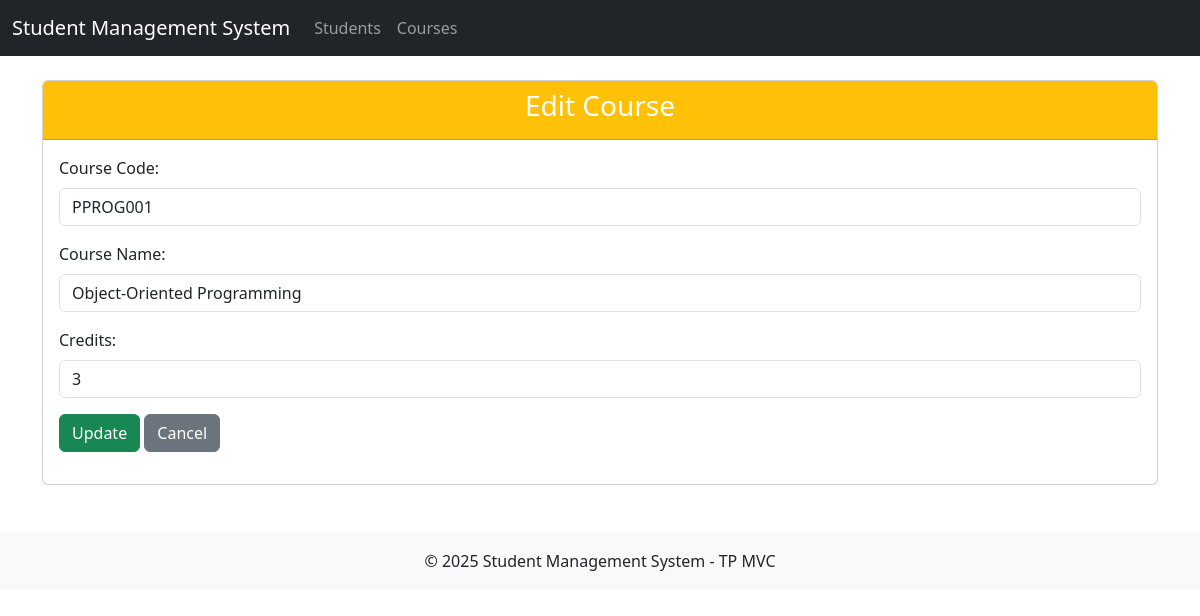
Page /index.php?controller=course&action=edit&id=1 on the committed database.
### tables this page shows
CREATE TABLE IF NOT EXISTS `courses` (
  `id` int(11) NOT NULL AUTO_INCREMENT,
  `course_code` varchar(10) NOT NULL,
  `course_name` varchar(100) NOT NULL,
  `credits` int(1) NOT NULL,
  PRIMARY KEY (`id`)
);

### controllers/CourseController.php (called while the page is built, shortened)
<?php
include_once 'models/Course.class.php';
class CourseController {
    public function edit() {
        $id = $_GET['id'];
        $course = Course::getById($id);
        require_once 'views/course/edit.php';
    }
}

### models/DB.class.php (called while the page is built, shortened)
<?php
class DB {
    private static $instance = NULL;
    private $mysqli;
    private function __construct() {
        $this->mysqli = new mysqli('localhost', 'root', '', 'db_mvc');
    }
    public static function getInstance() {
        if (!isset(self::$instance)) {
            self::$instance = new DB();
        }
        return self::$instance;
    }
    public function query($sql) {
        return $this->mysqli->query($sql);
    }
    public function escape_string($string) {
        return $this->mysqli->real_escape_string($string);
    }
}

### models/Course.class.php (called while the page is built, shortened)
<?php
class Course {
    private $id;
    private $course_code;
    private $course_name;
    private $credits;
    public function __construct($id = '', $course_code = '', $course_name = '', $credits = '') {
        $this->id = $id;
        $this->course_code = $course_code;
        $this->course_name = $course_name;
        $this->credits = $credits;
    }
    public function getId() {
        return $this->id;
    }
    public function getCourseCode() {
        return $this->course_code;
    }
    public function getCourseName() {
        return $this->course_name;
    }
    public function getCredits() {
        return $this->credits;
    }
    public static function getById($id) {
        $db = DB::getInstance();
        $sql = "SELECT * FROM courses WHERE id = " . $db->escape_string($id);
        $result = $db->query($sql);
        if ($result->num_rows > 0) {
            $row = $result->fetch_assoc();
            return new Course(
                $row['id'],
                $row['course_code'],
                $row['course_name'],
                $row['credits']
            );
        }
        return null;
    }
}

### models/Template.class.php (called while the page is built)
<?php
class Template {
    private $template_file;
    private $template_vars = array();
    public function __construct($template_file) {
        $this->template_file = $template_file;
    }
    public function set($var_name, $var_value) {
        $this->template_vars[$var_name] = $var_value;
    }
    public function render() {
        if (file_exists($this->template_file)) {
            $template = file_get_contents($this->template_file);
            foreach ($this->template_vars as $key => $value) {
                $template = str_replace("{{" . $key . "}}", $value, $template);
            }
            return $template;
        } else {
            return "Error: Template file not found!";
        }
    }
}

### views/course/edit.php (the view, shortened to what this page needs)
<?php
$content = '
<div class="card">
    <div class="card-header bg-warning text-white">
        <h3 class="text-center">Edit Course</h3>
    </div>
    <div class="card-body">
        <form method="post" action="index.php?controller=course&action=edit&id=' . $course->getId() . '">
            <div class="mb-3">
                <label for="course_code" class="form-label">Course Code:</label>
                <input type="text" class="form-control" id="course_code" name="course_code" value="' . $course->getCourseCode() . '" required>
            </div>
            <div class="mb-3">
                <label for="course_name" class="form-label">Course Name:</label>
                <input type="text" class="form-control" id="course_name" name="course_name" value="' . $course->getCourseName() . '" required>
            </div>
            <div class="mb-3">
                <label for="credits" class="form-label">Credits:</label>
                <input type="number" class="form-control" id="credits" name="credits" value="' . $course->getCredits() . '" min="1" max="6" required>
            </div>
            <div class="mb-3">
                <button type="submit" class="btn btn-success">Update</button>
                <a href="index.php?controller=course&action=index" class="btn btn-secondary">Cancel</a>
            </div>
        </form>
    </div>
</div>';
$template = new Template('templates/index.html');
$template->set('page_title', 'Edit Course');
$template->set('content', $content);
echo $template->render();

### rows in the picture
courses: course_code "PPROG001", course_name "Object-Oriented Programming", credits "3"

### other values in the picture
$template->render() "Student Management System Students Courses © 2025 Student Management System - TP MVC"
